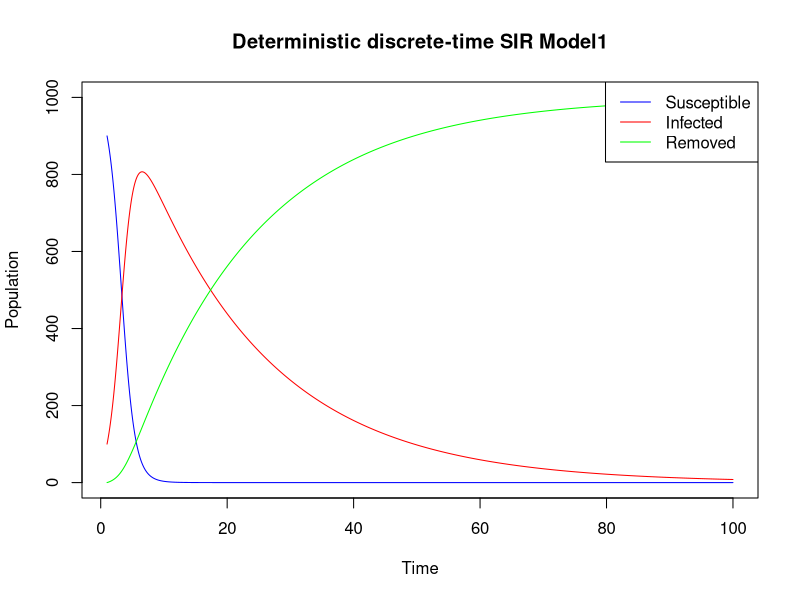
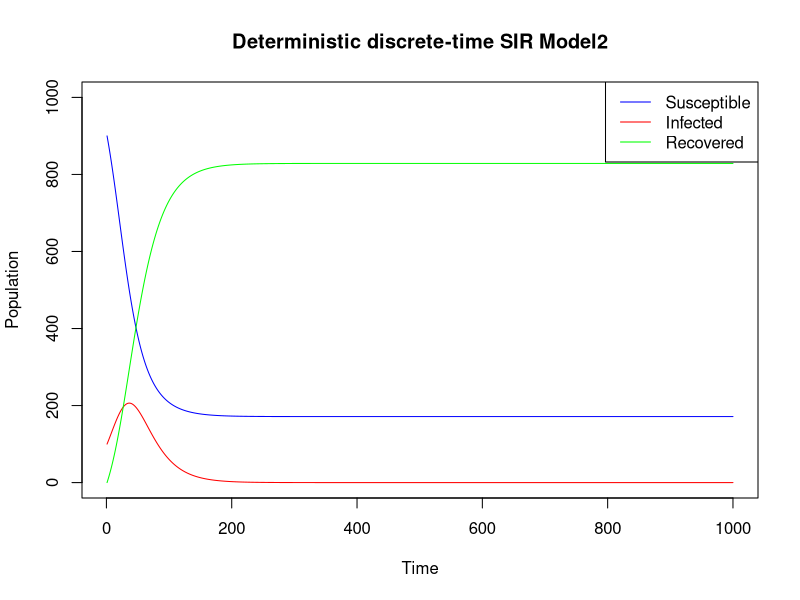
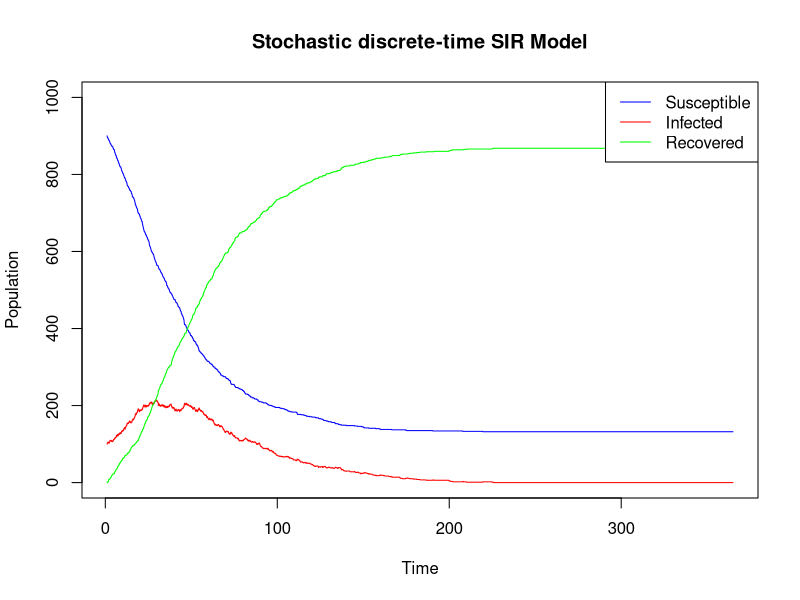

R code for these plots, in order:
#First trial
Deterministic_DT_SIR_model1<- function(N,S0,I0,minTime,maxTime,beta,gamma,step_size,plot=TRUE){
  minTime<- minTime           #start time
  maxTime<- maxTime         #end time
  step_size<- step_size      #step size
  steps<- seq(minTime,maxTime, by=step_size)   #time discretization
  beta<- beta           #infection rate
  gamma<- gamma          #recovery rate
  S<- numeric(length(steps)) #create empty vector to store simulations for susceptibles
  I<- numeric(length(steps)) #create empty vector to store simulations for infectives
  R<- numeric(length(steps)) #create empty vector to store simulations for removed
  S[1]<- S0  #initial number of susceptibles
  I[1]<- I0   #initial number of infectives
  R[1]<- N-S0-I0      #initial number of Removed
  #loop and update compartments
  for(tym in 2:length(steps)){
    S[tym]<- S[tym-1]-(beta*S[tym-1]*I[tym-1])*step_size
    I[tym]<- I[tym-1]+(beta*S[tym-1]*I[tym-1]-gamma*I[tym-1])*step_size
    R[tym]<- R[tym-1]+gamma*I[tym-1]*step_size
  }
  #results
  simulations <- data.frame(Steps=steps, S = S, I = I, R = R)
  if(plot){
  graph<- plot(steps, S, type = "l", col = "blue", xlab = "Time", ylab = "Population", main = "Deterministic discrete-time SIR Model1",ylim=c(0,N))
  lines(steps, I, col = "red")
  lines(steps, R, col = "green")
  legend("topright", legend = c("Susceptible", "Infected", "Removed"), col = c("blue", "red", "green"), lty = 1)
  
  return (list(simulations, graph))
}else{
  return(list(simulations=simulations))
}
}
Deterministic_DT_SIR_model1(N=1000,S0=900,I0=100,minTime=1,maxTime=100,beta=0.001,gamma=0.05, step_size=0.03,plot=T)



#Second trial assuming infections occur at the point of a Poisson process
Deterministic_DT_SIR_model2<- function(N,S0,I0,minTime,maxTime,beta,gamma,step_size,plot=TRUE){
  minTime<- minTime           #start time
  maxTime<- maxTime           #end time
  step_size<- step_size      #step size
  steps<- seq(minTime,maxTime, by=step_size)   #time discretization
  beta<- beta            #infection rate
  gamma<- gamma          #recovery rate
  S<- numeric(length(steps)) #create empty vector to store simulations for susceptibles
  I<- numeric(length(steps)) #create empty vector to store simulations for infectives
  R<- numeric(length(steps)) #create empty vector to store simulations for removed
  S[1]<- S0  #initial number of susceptibles
  I[1]<- I0   #initial number of infectives
  R[1]<- N-S0-I0      #initial number of Removed
  #Loop through discretized time and Update the compartments at each step
  for (tym in 2:length(steps)){
    #Assuming infections occur at the point of a Poisson process
    S[tym]<- S[tym-1] - S[tym-1]*(1-exp(-beta*I[tym-1]*step_size))
    I[tym]<- I[tym-1] + S[tym-1]*(1-exp(-beta*I[tym-1]*step_size))-I[tym-1]*(1-exp(-gamma*step_size))
    R[tym]<- R[tym-1] + I[tym-1]*(1-exp(-gamma*step_size))
  }
  #results
  simulations <- data.frame(Steps=steps,S = S, I = I, R = R)
  if(plot){
  graph<- plot(steps, S, type = "l", col = "blue", xlab = "Time", ylab = "Population", main = "Deterministic discrete-time SIR Model2",ylim=c(0,N))
  lines(steps, I, col = "red")
  lines(steps, R, col = "green")
  legend("topright", legend = c("Susceptible", "Infected", "Recovered"), col = c("blue", "red", "green"), lty = 1)
  return (list(simulations, graph))
}else{
  return(list(simulations=simulations))
}
}
Deterministic_DT_SIR_model2(N=1000,S0=900,I0=100,minTime=1,maxTime=1000,beta=0.0001,gamma=0.05,step_size=0.03,plot=T)



#Stochastic simulation
Stochastic_DT_SIR_model<- function(N,S0,I0,minTime,maxTime,beta,gamma,step_size,plot=TRUE){
  minTime<- minTime           #start time
  maxTime<- maxTime         #end time
  step_size<- step_size      #step size
  steps<- seq(minTime,maxTime, by=step_size)   #time discretization
  beta<- beta           #infection rate
  gamma<- gamma          #recovery rate
  S<- numeric(length(steps)) #create empty vector to store simulations for susceptibles
  I<- numeric(length(steps)) #create empty vector to store simulations for infectives
  R<- numeric(length(steps)) #create empty vector to store simulations for removed
  S[1]<- S0  #initial number of susceptibles
  I[1]<- I0   #initial number of infectives
  R[1]<- N-S0-I0      #initial number of Removed
  #Loop through discretized time and Update the compartments at each step
  # Simulation loop
  for (tym in 2:length(steps)) {
    # Assuming infections occur at the point of a Poisson process
    p_I <- 1 - exp(-beta*I[tym-1]*step_size)  # Probability of infection
    p_R <- 1 - exp(-gamma*step_size)  # Probability of recovery
    
    # sample infections and recoveries from a binomial trial
    delta_S <- rbinom(1, S[tym-1], p_I)
    delta_I <- rbinom(1, I[tym-1], p_R)
    
    # Update the compartments
    S[tym] <- S[tym-1] - delta_S
    I[tym] <- I[tym-1] + delta_S - delta_I
    R[tym] <- R[tym-1] + delta_I
  }
  simulations <- data.frame(Steps=steps,S = S, I = I, R = R)
  if(plot){
  graph<- plot(steps, S, type = "l", col = "blue", xlab = "Time", ylab = "Population", main = "Stochastic discrete-time SIR Model",ylim=c(0,N))
  lines(steps, I, col = "red")
  lines(steps, R, col = "green")
  legend("topright", legend = c("Susceptible", "Infected", "Recovered"), col = c("blue", "red", "green"), lty = 1)
  return (list(simulations, graph))
}else{
  return(list(simulations=simulations))
}
}
Stochastic_DT_SIR_model(N=1000,S0=900,I0=100,minTime=1,maxTime=365,beta=0.0001,gamma=0.05,step_size=0.03,plot=T)
